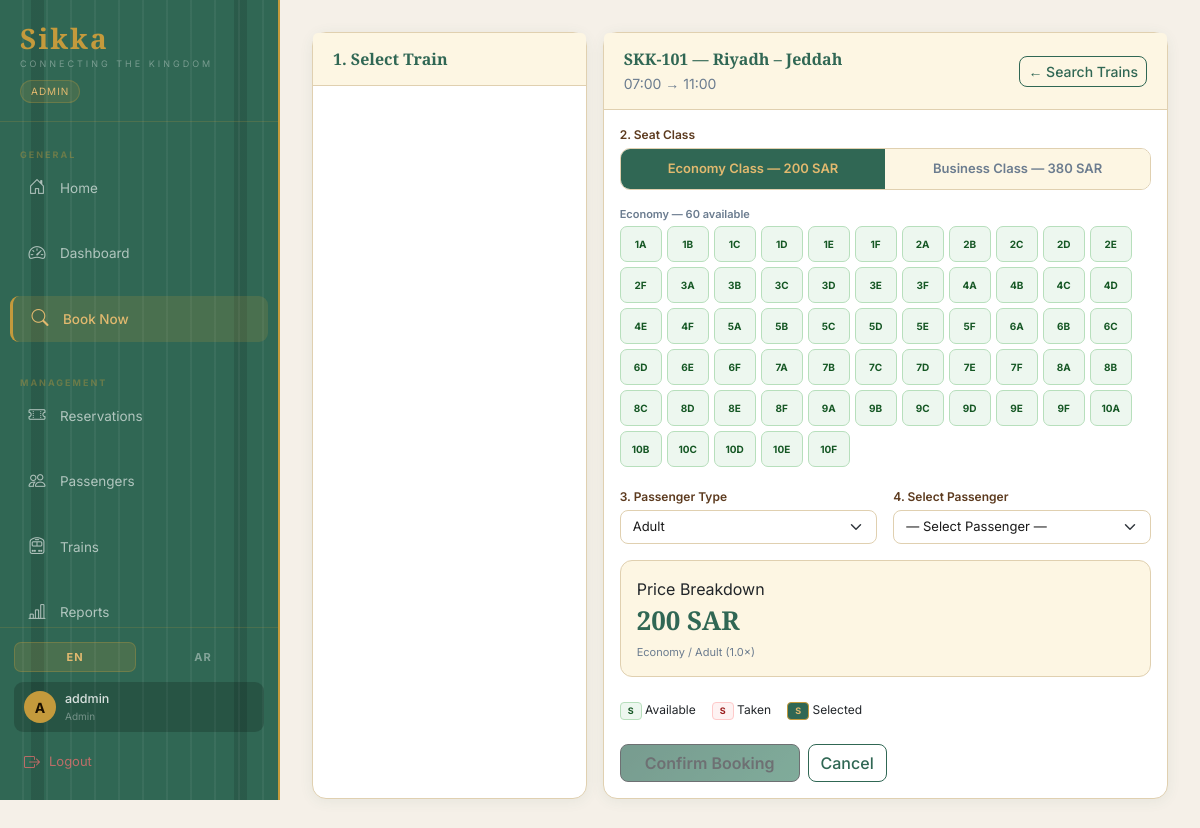
Page /book?train_id=1 (signed in) on the committed database.
### tables this page shows
CREATE TABLE trains(
            id INTEGER PRIMARY KEY AUTOINCREMENT,
            name TEXT NOT NULL,
            route TEXT NOT NULL,
            departure TEXT NOT NULL,
            arrival TEXT NOT NULL,
            capacity_economy INTEGER NOT NULL DEFAULT 60,
            capacity_business INTEGER NOT NULL DEFAULT 20,
            price_economy REAL NOT NULL,
            price_business REAL NOT NULL,
            status TEXT DEFAULT 'active');

### main.py (the view, shortened to what this page needs)
@app.route("/book", methods=["GET", "POST"])
@login_required
def book():
    t = get_t(); conn = get_db()
    pax_list    = conn.execute("SELECT * FROM passengers ORDER BY name").fetchall()
    selected    = None; eco_seats = []; bus_seats = []
    train_id    = request.args.get("train_id")    or request.form.get("train_id")
    travel_date = request.args.get("travel_date") or request.form.get("travel_date", "")
    if train_id:
        selected = conn.execute("SELECT * FROM trains WHERE id=?", (train_id,)).fetchone()
        if selected:
            booked_eco = booked_seats(int(train_id), "economy",  travel_date)
            booked_bus = booked_seats(int(train_id), "business", travel_date)
            for r in range(1, selected["capacity_economy"] // 6 + 2):
                for l in ["A","B","C","D","E","F"]:
                    s = f"E{r}{l}"; eco_seats.append((s, s not in booked_eco))
                    if len(eco_seats) >= selected["capacity_economy"]: break
                if len(eco_seats) >= selected["capacity_economy"]: break
            for r in range(1, selected["capacity_business"] // 4 + 2):
                for l in ["A","B","C","D"]:
                    s = f"B{r}{l}"; bus_seats.append((s, s not in booked_bus))
                    if len(bus_seats) >= selected["capacity_business"]: break
                if len(bus_seats) >= selected["capacity_business"]: break
    conn.close()
    return render_template("book.html", t=t, dir=get_dir(),
        pax_list=pax_list, selected=selected, eco_seats=eco_seats, bus_seats=bus_seats,
        train_id=train_id, travel_date=travel_date, pricing=PRICING, train_img="")

### main.py (called while the page is built)
def get_db():
    conn = sqlite3.connect(DB)
    conn.row_factory = sqlite3.Row
    return conn

def login_required(fn):
    @wraps(fn)
    def w(*a, **k):
        if "user_id" not in session: return redirect(url_for("login"))
        return fn(*a, **k)
    return w

def get_t():  return TR.get(session.get("lang", "en"), TR["en"])

def get_dir(): return "rtl" if session.get("lang", "en") == "ar" else "ltr"

def booked_seats(train_id, seat_class, travel_date=None):
    conn = get_db()
    if travel_date:
        rows = conn.execute(
            "SELECT seat_no FROM reservations WHERE train_id=? AND seat_class=? AND travel_date=? AND status='confirmed'",
            (train_id, seat_class, travel_date)).fetchall()
    else:
        rows = conn.execute(
            "SELECT seat_no FROM reservations WHERE train_id=? AND seat_class=? AND status='confirmed'",
            (train_id, seat_class)).fetchall()
    conn.close()
    return {r["seat_no"] for r in rows}

### templates/book.html (shortened to what this page needs)
{% extends "base.html" %}
{% block content %}
<div class="row g-3">
  <div class="col-md-4">
    <div class="card h-100">
      <div class="card-header"><div class="card-header-title">1. {{ t.select_train }}</div></div>
    </div>
  </div>
  <div class="col-md-8">
    {% if selected %}
    <div class="card">
      <div class="card-header">
        <div>
          <div class="card-header-title">{{ selected.name }} — {{ selected.route }}</div>
          <small style="color:var(--muted);">
            {{ selected.departure }} → {{ selected.arrival }}
          </small>
        </div>
        <a href="{{ url_for('search') }}" class="btn btn-sm btn-outline-heritage">
          ← {{ t.search_title }}
        </a>
      </div>
      <div class="card-body">
        <form method="POST" id="bookForm">
          <div class="mb-3">
            <div class="form-label">2. {{ t.seat_class }}</div>
            <div class="class-tab-wrap">
              <button type="button" class="class-tab active-eco" id="tab-eco"
                      onclick="switchClass('economy')">
                {{ t.economy }} — {{ selected.price_economy|int }} SAR
              </button>
              <button type="button" class="class-tab" id="tab-bus"
                      onclick="switchClass('business')">
                {{ t.business }} — {{ selected.price_business|int }} SAR
              </button>
            </div>
          </div>
          <div id="eco-map" class="mb-3">
            <div class="form-label" style="font-size:11px;color:var(--muted);">Economy — {{ eco_seats|selectattr('1')|list|length }} available</div>
            <div class="seat-map">
              {% for seat, is_free in eco_seats %}
              <div class="seat {% if is_free %}free{% else %}taken{% endif %}"
                   id="s_{{ seat }}"
                   onclick="{% if is_free %}pickSeat('{{ seat }}','economy'){% endif %}">
                {{ seat[1:] }}
              </div>
              {% endfor %}
            </div>
          </div>
          <div class="row g-3 mb-3">
            <div class="col-md-6">
              <label class="form-label">3. {{ t.passenger_type }}</label>
              <select name="passenger_type" id="pax_type" class="form-select" onchange="updatePrice()">
                <option value="adult">{{ t.adult }}</option>
              </select>
            </div>
            <div class="col-md-6">
              <label class="form-label">4. {{ t.select_passenger }}</label>
              <select name="passenger_id" class="form-select" required>
                <option value="">— {{ t.select_passenger }} —</option>
              </select>
            </div>
          </div>
          <div class="price-calc mb-4">
            <div class="label">{{ t.calc_title }}</div>
            <div class="amount" id="price_display">{{ selected.price_economy|int }} SAR</div>
            <div class="note" id="price_note">Economy / Adult (1.0×)</div>
          </div>
          <div class="d-flex gap-3 mb-4" style="font-size:12px;">
            <span><span class="seat free" style="width:22px;height:18px;display:inline-flex;border-radius:4px;font-size:9px;align-items:center;justify-content:center;">S</span> {{ t.legend_free }}</span>
            <span><span class="seat taken" style="width:22px;height:18px;display:inline-flex;border-radius:4px;font-size:9px;align-items:center;justify-content:center;">S</span> {{ t.legend_taken }}</span>
            <span><span class="seat selected" style="width:22px;height:18px;display:inline-flex;border-radius:4px;font-size:9px;align-items:center;justify-content:center;">S</span> {{ t.legend_selected }}</span>
          </div>
          <div class="d-flex gap-2">
            <button type="submit" class="btn btn-heritage px-4" id="confirmBtn" disabled>{{ t.confirm_booking }}</button>
            <a href="{{ url_for('reservations') }}" class="btn btn-outline-heritage">{{ t.cancel }}</a>
          </div>
        </form>
      </div>
    </div>
    {% endif %}
  </div>
</div>
{% endblock %}

### static/style.css (style rules this page uses)
:root { --rail: #306754; --rail2: #3d8066; --rail3: #1f4d3e; --gold: #c49a3c; --gold2: #e2b96f; --cream: #fdf6e3; --dark: #1a0f00; --brown: #5c3a1e; --text: #1a1a1a; --muted: #6b7c8f; --white: #ffffff; --border: #e0d0b0; --bg: #f5f0e8; --sb-w: 280px; --gap: 20px; }
*, *::before, *::after { box-sizing: border-box; margin: 0; padding: 0; }
body { font-family: 'Inter', sans-serif; background: var(--bg); color: var(--text); }
.card { background: var(--white); border-radius: 14px; box-shadow: 0 2px 14px rgba(48,103,84,.08); border: 1px solid var(--border); }
.card-header { padding: 14px 20px; border-bottom: 1px solid var(--border); border-radius: 14px 14px 0 0; display: flex; justify-content: space-between; align-items: center; background: var(--cream); }
.card-header-title { font-family: 'Playfair Display', serif; font-size: 16px; color: var(--rail); font-weight: 600; }
.btn-heritage { background: linear-gradient(135deg,var(--rail),var(--rail2)); color: var(--gold2); border: 1px solid var(--gold); font-weight: 600; border-radius: 8px; transition: all .2s; }
.btn-outline-heritage { border: 1px solid var(--rail); color: var(--rail); background: transparent; border-radius: 8px; font-weight: 500; }
.form-control, .form-select { border-color: var(--border); border-radius: 8px; font-size: 13px; color: var(--text); }
.form-label { font-size: 12px; font-weight: 600; color: var(--brown); margin-bottom: 4px; }
.class-tab-wrap { display: flex; border-radius: 10px; overflow: hidden; border: 1px solid var(--border); margin-bottom: 16px; }
.class-tab { flex: 1; padding: 10px; text-align: center; font-size: 13px; font-weight: 600; cursor: pointer; background: var(--cream); color: var(--muted); border: none; transition: all .2s; }
.class-tab.active-eco { background: var(--rail); color: var(--gold2); }
.seat-map { display: flex; flex-wrap: wrap; gap: 5px; }
.seat { width: 42px; height: 36px; border-radius: 7px; display: flex; align-items: center; justify-content: center; font-size: 10px; font-weight: 700; cursor: pointer; border: 1.5px solid transparent; transition: all .15s; user-select: none; }
.seat.free { background: #EDF7EF; color: #155724; border-color: #B7DFBC; }
.seat.taken { background: #FEF2F2; color: #991B1B; border-color: #FECACA; cursor: not-allowed; }
.seat.selected { background: var(--rail); color: var(--gold2); border-color: var(--gold); }
.price-calc { background: var(--cream); border: 1px solid var(--border); border-radius: 12px; padding: 16px; margin-top: 12px; }
.price-calc .amount { font-size: 26px; font-weight: 700; color: var(--rail); font-family: 'Playfair Display', serif; }
.price-calc .note { font-size: 11px; color: var(--muted); margin-top: 4px; }

### rows in the picture
trains: name "SKK-101", route "Riyadh – Jeddah", departure "07:00", arrival "11:00", price_economy "200", price_business "380"

### other values in the picture
{{ t.app_name }} "Sikka"
{{ t.tagline }} "CONNECTING THE KINGDOM"
{{ role }} "ADMIN"
{{ "عام" if lang=='ar' else "General" }} "GENERAL"
{{ t.home }} "Home"
{{ t.dashboard }} "Dashboard"
{{ t.book_now }} "Book Now"
{{ "الإدارة" if lang=='ar' else "Management" }} "MANAGEMENT"
{{ t.my_reservations if role=='customer' else t.reservations }} "Reservations"
{{ t.passengers }} "Passengers"
{{ t.trains }} "Trains"
{{ t.reports }} "Reports"
{{ session.username[0]|upper }} "A"
{{ session.username }} "addmin"
{{ role }} "Admin"
